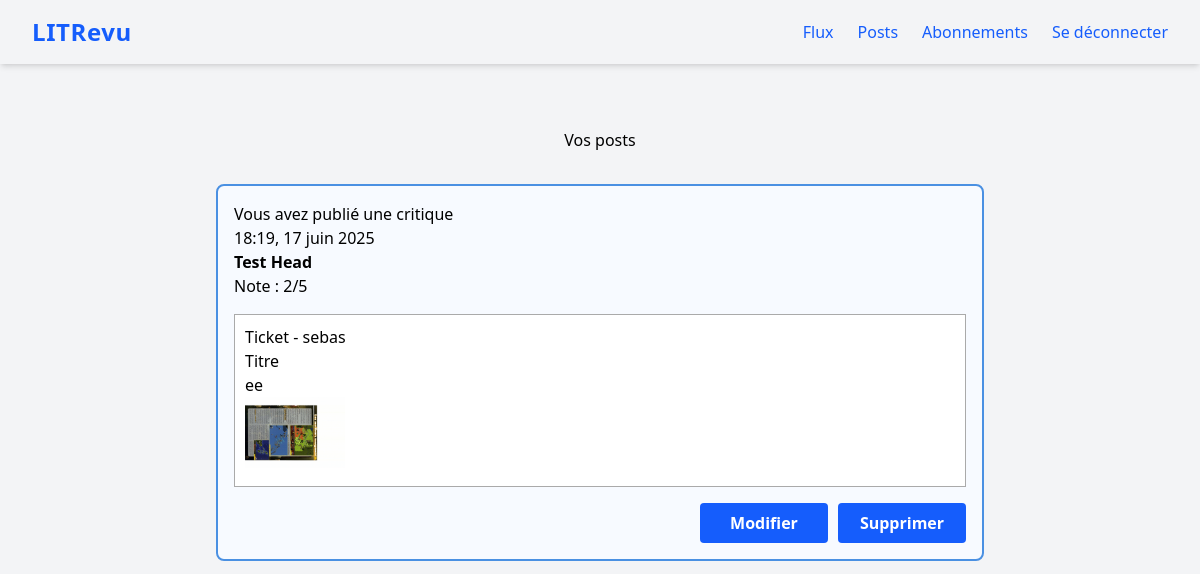
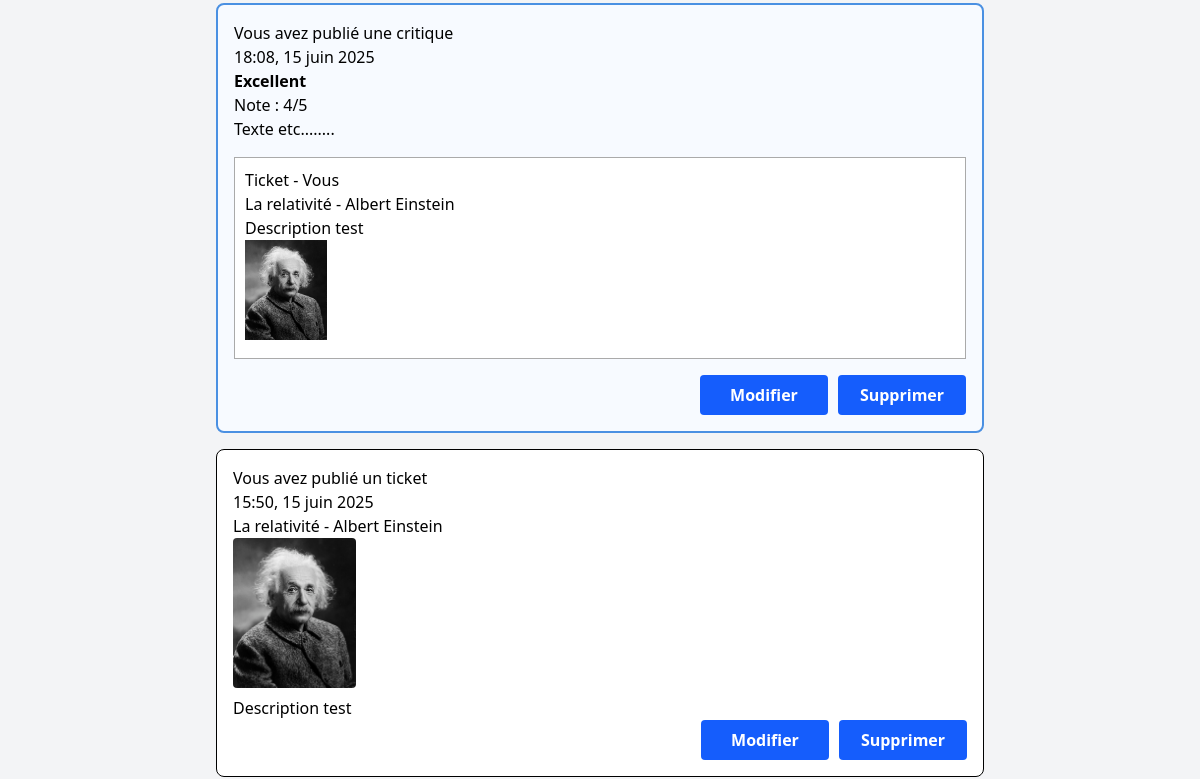
The page /posts/ (signed in, upper part) on the database as committed earlier (2 pictures, top to bottom).
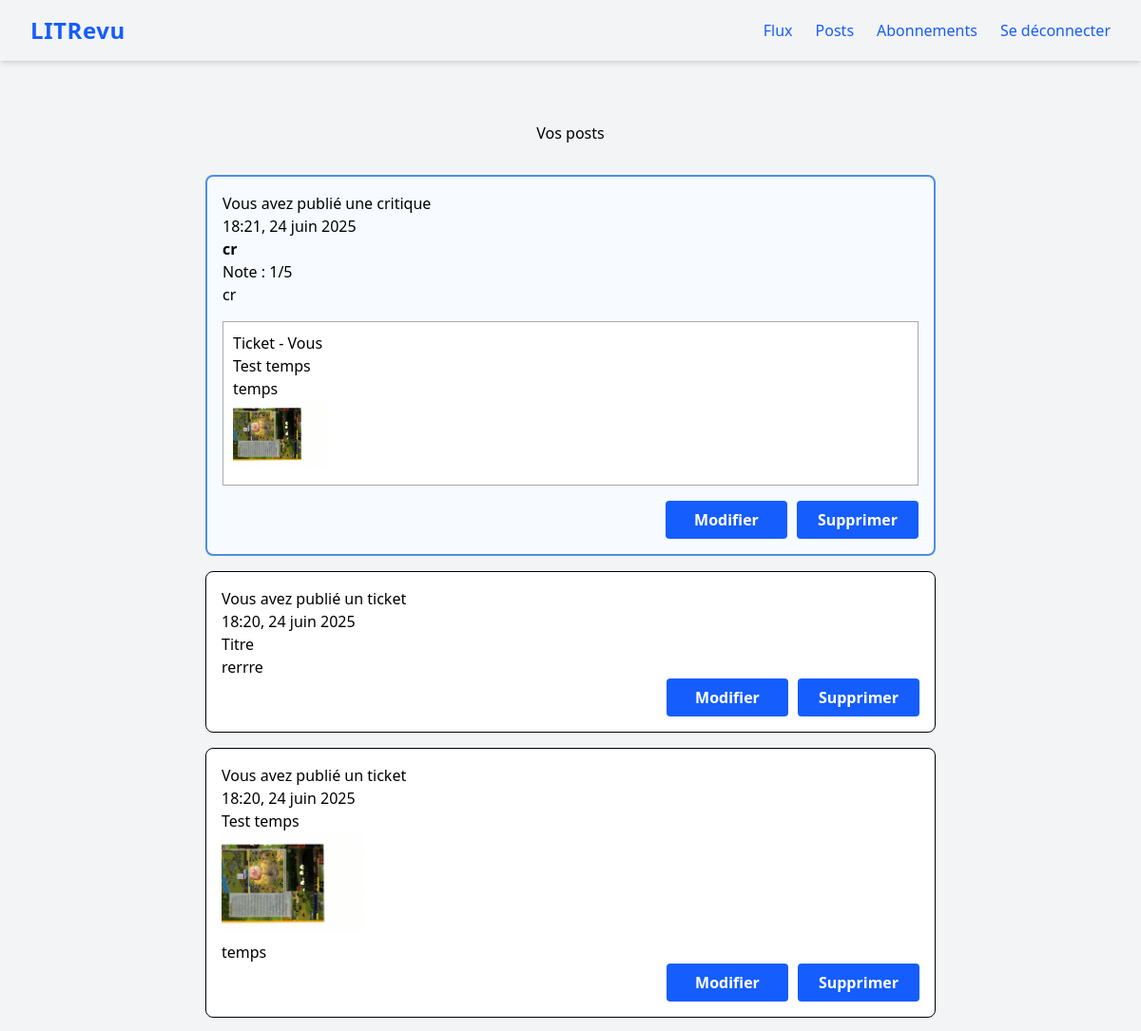
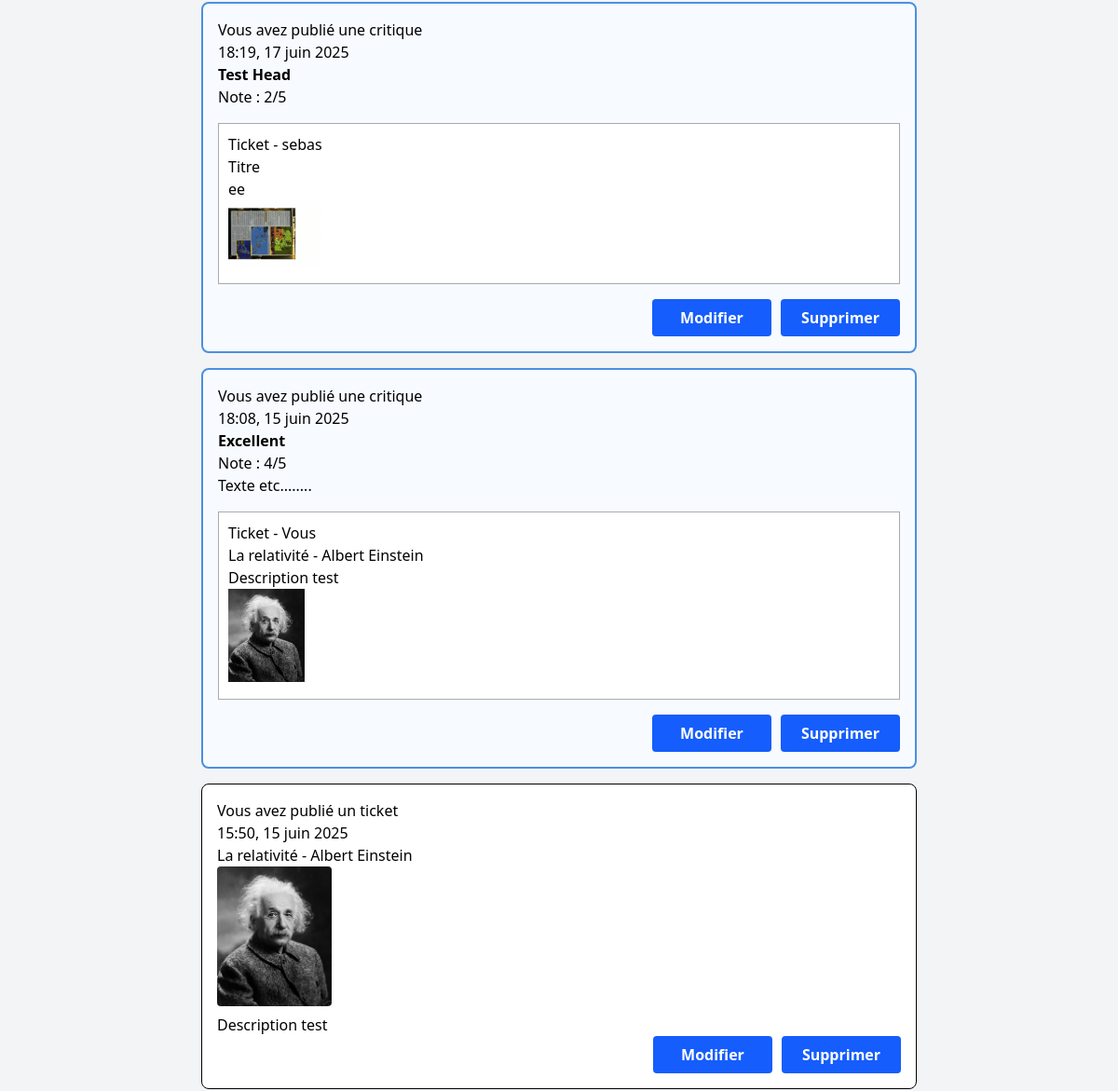
The same page on the database as committed later (2 pictures, top to bottom).
### review/models.py (models this page shows, shortened)
class Review(models.Model):
    ticket = models.ForeignKey(to=Ticket, on_delete=models.CASCADE)
    rating = models.PositiveSmallIntegerField(
        validators=[MinValueValidator(0), MaxValueValidator(5)])
    headline = models.CharField(max_length=128)
    body = models.CharField(max_length=8192, blank=True)
    user = models.ForeignKey(
        to=settings.AUTH_USER_MODEL, on_delete=models.CASCADE)
    time_created = models.DateTimeField(auto_now_add=True)
    class Meta:
        permissions = [
            ("change_own_review", "Peut modifier sa propre critique"),
        ]

class Ticket(models.Model):
    title = models.CharField(max_length=128, default="Titre")
    description = models.CharField(max_length=2048, blank=True)
    user = models.ForeignKey(
        to=settings.AUTH_USER_MODEL, on_delete=models.CASCADE)
    image = models.ImageField(blank=True, null=True)
    time_created = models.DateTimeField(default=timezone.now)
    class Meta:
        permissions = [
            ("change_own_ticket", "Peut modifier son propre ticket"),
        ]

### authentication/models.py (models this page shows)
class User(AbstractUser):
    follows = models.ManyToManyField(
        'self',
        symmetrical=False,
        verbose_name='suit'
    )

### review/views.py (the view)
# urls.py: path('posts/', review.views.posts, name='posts'),
@login_required
def posts(request):
    tickets = models.Ticket.objects.filter(user=request.user).annotate(post_type=Value('ticket', output_field=CharField()))
    reviews = models.Review.objects.filter(user=request.user).annotate(post_type=Value('review', output_field=CharField()))
    posts = sorted(
        list(tickets) + list(reviews),
        key=lambda obj: getattr(obj, 'time_created', None),
        reverse=True
    )
    return render(request, 'review/posts.html', context={'posts': posts}, )

### review/templates/review/posts.html (shortened to what this page needs)
{% extends 'base.html' %}
{% block content %}
    <div class="grid-container">
        <h2 class="text-center my-8">Vos posts</h2>
        {% for post in posts %}
            {% if post.post_type == 'review' %}
                <div class="post" style="border:2px solid #4a90e2; background:#f7faff;">
                    {% if post.user == user %}
                        <p>Vous avez publié une critique</p>
                    {% else %}
                        <p>{{ post.user }} a publié une critique</p>
                    {% endif %}
                    <p>{{ post.time_created|date:"H:i, d F Y" }}</p>
                    <p><b>{{ post.headline }}</b></p>
                    <p>Note : {{ post.rating }}/5</p>
                    <p>{{ post.body }}</p>
                    <div style="border:1px solid #aaa; background:#fff; margin:16px 0; padding:10px;">
                        <span>Ticket - {% if post.ticket.user == user %}Vous{% else %}{{ post.ticket.user }}{% endif %}</span><br>
                        <span>{{ post.ticket.title }}</span><br>
                        <span>{{ post.ticket.description }}</span>
                        {% if post.ticket.image %}<br>
                            <img src="{{ post.ticket.image.url }}" alt="Image du ticket {{ post.ticket.title }}" style="max-width:100px;max-height:100px;">
                        {% endif %}
                    </div>
                    <div style="width:100%; display:flex; justify-content:flex-end; gap:10px;">
                        <a href="{% url 'edit-review' post.id %}"><button type="button" class="bg-blue-600 text-white px-4 py-2 rounded hover:bg-blue-700 font-semibold transition w-32">Modifier</button></a>
                        <a href="{% url 'delete-review' post.id %}"><button type="button" class="bg-blue-600 text-white px-4 py-2 rounded hover:bg-blue-700 font-semibold transition w-32">Supprimer</button></a>
                    </div>
                </div>
            {% elif post.post_type == 'ticket' %}
                <div class="post">
                    {% if post.user == user %}
                        <p>Vous avez publié un ticket</p>
                    {% else %}
                        <p>{{ post.user }} a publié un ticket</p>
                    {% endif %}
                    {% include "review/_ticket.html" %}
                    <div style="width:100%; display:flex; justify-content:flex-end; gap:10px;">
                        <a href="{% url 'edit-ticket' post.id %}"><button type="button" class="bg-blue-600 text-white px-4 py-2 rounded hover:bg-blue-700 font-semibold transition w-32">Modifier</button></a>
                        <a href="{% url 'delete-ticket' post.id %}"><button type="button" class="bg-blue-600 text-white px-4 py-2 rounded hover:bg-blue-700 font-semibold transition w-32">Supprimer</button></a>
                    </div>
                </div>
            {% endif %}
        {% endfor %}
    </div>
{% endblock content %}

### review/templates/review/_ticket.html
<div class="ticket">
    <p>{{ post.time_created|date:"H:i, d F Y" }}</p>
    <h3>{{ post.title }}</h3>
    {% if post.image %}
        <img src="{{ post.image.url }}" alt="Image du ticket {{ post.title }}" class="max-w-[150px] max-h-[150px] rounded mb-2" />
    {% endif %}
    <p>{{ post.description }}</p>
</div>

Rows that differ between the two databases and show on the page:
added Review: shows "Vous avez publié une critique", time_created "18:21, 24 juin 2025", headline "cr", rating "1", body "cr", ticket "Test temps", ticket.description "temps", ticket.image (picture)
added Ticket: shows "Vous avez publié un ticket", time_created "18:20, 24 juin 2025", title "Titre", description "rerrre"
added Ticket: shows "Vous avez publié un ticket", time_created "18:20, 24 juin 2025", title "Test temps", image (picture), description "temps"
